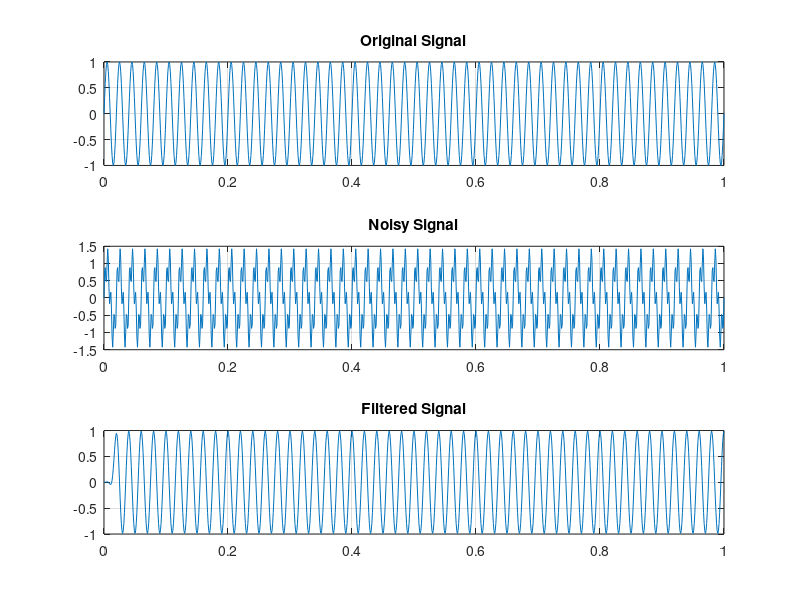

The MATLAB script that drew this image:
clc;
clear;
close all;

% Sampling parameters
Fs = 1000;
t = 0:1/Fs:1;

% Original signal
x = sin(2*pi*50*t);

% Add high-frequency noise
noise = 0.5*sin(2*pi*200*t);

x_noisy = x + noise;

% FIR Low-pass filter
order = 30;
cutoff = 100/(Fs/2);

b = fir1(order, cutoff);

% Apply filter
y = filter(b,1,x_noisy);

figure;

subplot(3,1,1)
plot(t,x)
title('Original Signal')
grid on

subplot(3,1,2)
plot(t,x_noisy)
title('Noisy Signal')
grid on

subplot(3,1,3)
plot(t,y)
title('Filtered Signal')
grid on
